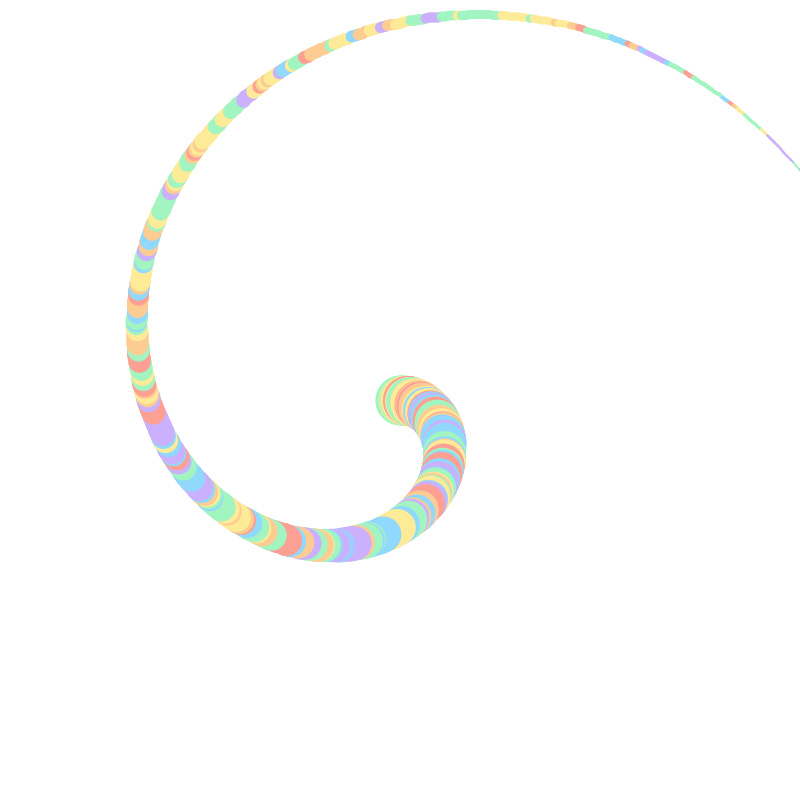
Frame 1 (no input)
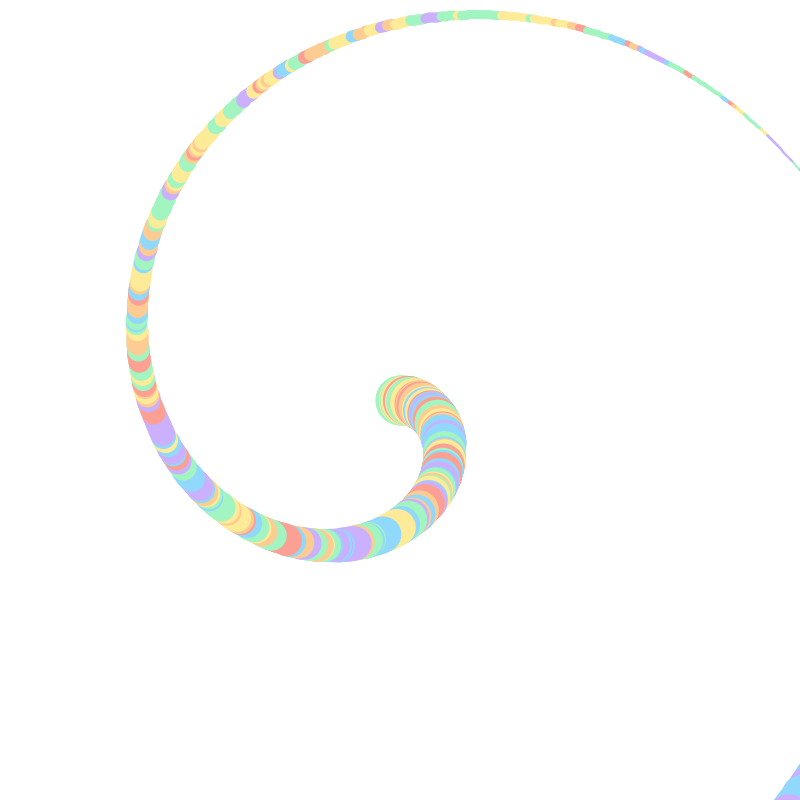
Frame 2 (the mouse pressed at the canvas centre, redrawn once)

The Processing sketch that drew these frames (run headless with seeded random() and noise(); the mouse was pressed at the canvas centre and the sketch redrawn once):

// Processing sketch: Color_Spiral
// ── Color_Spiral.pde
color[] facebookColors;
final int colorDistance = 2;

float r = 0;
float theta = 0;
float eStart = 50;
float thetaIncrement = 0.01;
float rIncrement;
int numLoops = 600;

void setup() {
  size(800,800);
  background(255);
  colorMode(HSB, 100, 100, 100);
  facebookColors = new color[6];
  facebookColors[0] = #FDA094;
  facebookColors[1] = #FDCC93;
  facebookColors[2] = #FEEB98;
  facebookColors[3] = #A2F4C0;
  facebookColors[4] = #91D8FD;
  facebookColors[5] = #CBB0FD;
  
  rIncrement = (width/2.0)/500.0;
  println(rIncrement);
  smooth();
}

void draw() {
  spiral();
  noLoop();
}

void spiral() {
  float prevX = -1, prevY = -1;
  float increment = eStart/numLoops;
  
  int lastColor = 3;
  for (float i = eStart; i > 0; i -= increment) {
    float x = r * cos(theta);
    float y = r * sin(theta);
    fill(0);
    
    int c = (int)random(6);
    if (abs(c - lastColor) < colorDistance) {
      stroke(facebookColors[c]);
    }
    lastColor = c;
    
    strokeWeight(i);
    if (prevX >= 0)
      line(prevX, prevY, x+width/2, y+height/2);
    prevX = x+width/2;
    prevY = y+height/2;
    theta += thetaIncrement;
    r += rIncrement;
  }
}
